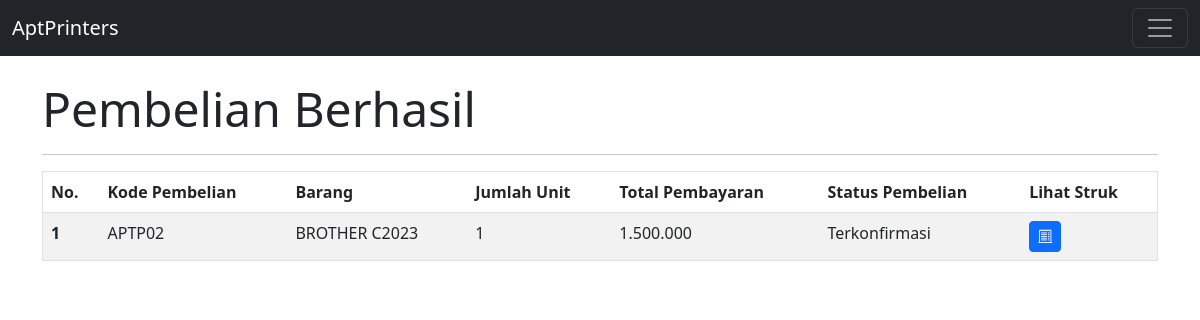
Page /pembelianBerhasil.php?idUser=2 (signed in) on the committed database.
### tables this page shows
CREATE TABLE `tb_pembelian` (
  `idPembelian` int(11) NOT NULL,
  `idUser` int(11) NOT NULL,
  `idPrinter` int(11) NOT NULL,
  `tanggalPembelian` date NOT NULL,
  `jumlahPembelian` varchar(255) NOT NULL,
  `hargaPembelian` varchar(255) NOT NULL,
  `jasaPengiriman` varchar(100) NOT NULL,
  `buktiPembayaran` varchar(255) NOT NULL,
  `kodePembelian` varchar(255) NOT NULL,
  `statusPembelian` int(11) NOT NULL
);

CREATE TABLE `tb_printers` (
  `idPrinter` int(11) NOT NULL,
  `gambarPrinter` varchar(255) NOT NULL,
  `namaPrinter` varchar(100) NOT NULL,
  `deskripsiPrinter` varchar(255) NOT NULL,
  `hargaPrinter` varchar(255) NOT NULL,
  `stokPrinter` varchar(255) NOT NULL
);

### pembelianBerhasil.php (the view, shortened to what this page needs)
<?php
require 'config/functions.php';
if (isset($_GET['idUser'])) {
    $idUser = $_GET['idUser'];
    $buys = mysqli_query($conn, "SELECT * FROM tb_pembelian INNER JOIN tb_printers ON tb_pembelian.idPrinter = tb_printers.idPrinter WHERE idUser = $idUser AND statusPembelian = 1");
}
?>
<!DOCTYPE html>
<html lang="en">
<head>
    <link rel="stylesheet" href="css/bootstrap.min.css">
    <link rel="stylesheet" href="style/style1.css">
    <link rel="stylesheet" href="https://cdn.jsdelivr.net/npm/bootstrap-icons@1.10.3/font/bootstrap-icons.css">
</head>
<body>
    <header>
        <?php
        if ($_SESSION['statusUser'] == 'customer') {
            include 'customerHeader.php';
        } else {
            header("Location: index.php");
        }
        ?>
    </header>
    <main class="container">
        <h1 class="display-5">Pembelian Berhasil</h1>
        <hr>
        <table class="table table-striped border">
            <thead>
                <tr>
                    <th scope="col">No.</th>
                    <th scope="col">Kode Pembelian</th>
                    <th scope="col">Barang</th>
                    <th scope="col">Jumlah Unit</th>
                    <th scope="col">Total Pembayaran</th>
                    <th scope="col">Status Pembelian</th>
                    <th scope="col">Lihat Struk</th>
                </tr>
            </thead>
            <tbody>
                <?php $i = 1; ?>
                <?php foreach ($buys as $buy) : ?>
                    <?php
                    $statusPembelian = $buy['statusPembelian'];
                    $hargaPembelian = $buy['hargaPembelian'];
                    if ($statusPembelian == 0) {
                        $statusPembelian = "Belum Terkonfirmasi";
                    } else {
                        $statusPembelian = "Terkonfirmasi";
                    }
                    ?>
                    <tr>
                        <th scope="row"><?= $i; ?></th>
                        <td><?= $buy['kodePembelian']; ?></td>
                        <td class="text-uppercase"><?= $buy['namaPrinter']; ?></td>
                        <td><?= $buy['jumlahPembelian']; ?></td>
                        <td><?= number_format("$hargaPembelian", 0, ",", "."); ?></td>
                        <td><?= $statusPembelian; ?></td>
                        <td>
                            <button type="button" class="btn btn-sm btn-primary" data-bs-toggle="modal" data-bs-target="#strukPembelian<?= $buy['idPembelian']; ?>" title="Lihat Struk"><i class="bi bi-receipt-cutoff"></i></button>
                        </td>
                    </tr>
                    <?php $i++; ?>
                <?php endforeach; ?>
            </tbody>
        </table>
    </main>
</body>
</html>

### style/style1.css (style rules this page uses)
main { padding-bottom: 5rem; padding-top: 5rem; }

### rows in the picture
tb_pembelian: kodePembelian "APTP02", idPrinter.namaPrinter "BROTHER C2023", jumlahPembelian "1", hargaPembelian "1.500.000", statusPembelian "Terkonfirmasi"
